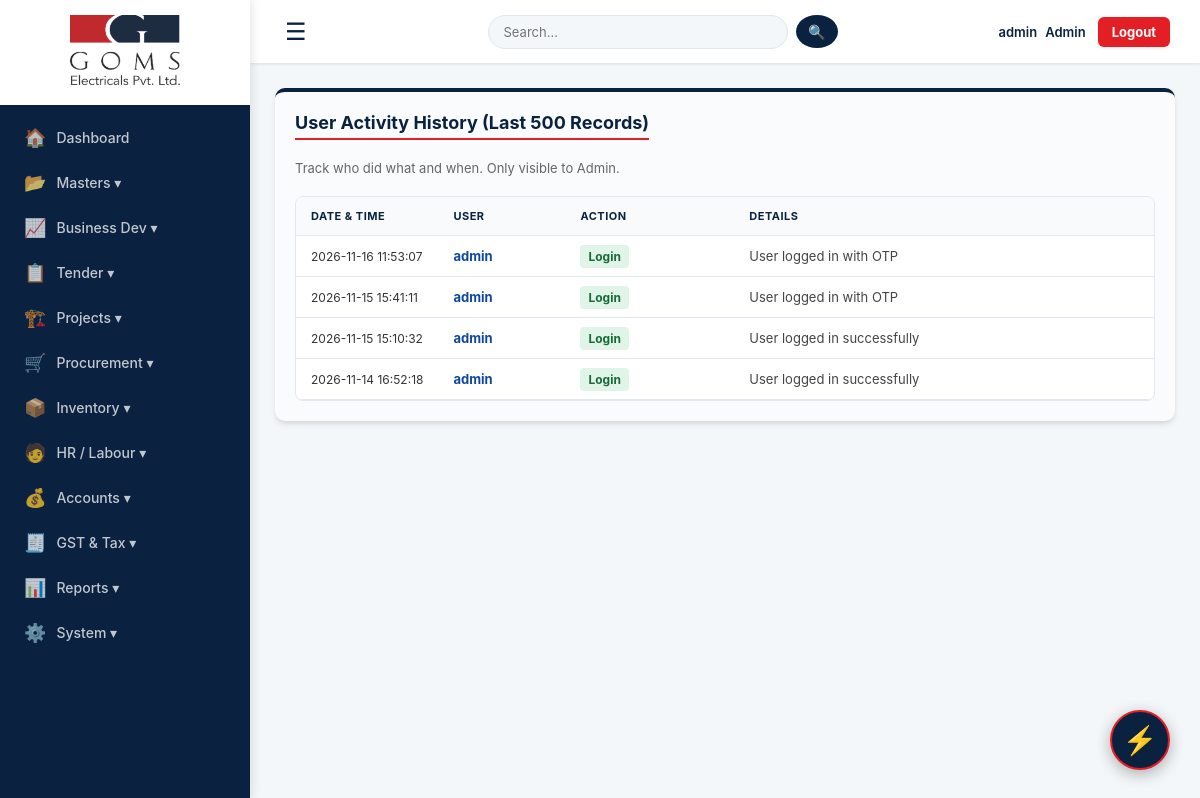
Screenshot of /activity_log (signed in) with the database file from the repository.
### tables this page shows
CREATE TABLE activity_logs (id INTEGER PRIMARY KEY AUTOINCREMENT, username TEXT, action TEXT, details TEXT, timestamp TEXT);

### app.py (the view)
@app.route("/activity_log")
def activity_log():
    if not session.get("username"): return redirect(url_for("login"))
    if session.get("role") != "Admin":
        flash("Access Denied: Only Admin can view activity logs.", "error")
        return redirect(url_for("dashboard"))
    conn = get_db()
    logs = conn.execute("SELECT * FROM activity_logs ORDER BY id DESC LIMIT 500").fetchall()
    conn.close()
    return render_template("activity_log.html", logs=logs)

### app.py (called while the page is built, shortened)
@app.context_processor
def inject_permissions():
    role = session.get('role', 'Admin')
    return dict(is_admin_or_gm = role in ['Admin', 'GM'])

@app.after_request
def add_header(response):
    response.headers["Cache-Control"] = "no-cache, no-store, must-revalidate, public, max-age=0"
    response.headers["Pragma"] = "no-cache"
    response.headers["Expires"] = "0"
    return response

def get_db():
    conn = sqlite3.connect(DATABASE, timeout=20)
    conn.row_factory = sqlite3.Row
    return conn

@app.before_request
def restrict_access():
    if not session.get("username"): return
    role = session.get("role", "Admin")
    if role == "Admin": return # Admin-க்கு எல்லா அனுமதியும் உண்டு

### templates/activity_log.html (shortened to what this page needs)
{% extends "base.html" %}
{% block content %}
<div class="card" style="background: #f9fbfc;">
    <h3>User Activity History (Last 500 Records)</h3>
    <p style="color: #666; font-size: 13px; margin-bottom: 20px;">Track who did what and when. Only visible to Admin.</p>
    <div class="table-wrap">
        <table>
            <thead>
                <tr style="background: #f1f5f9;">
                    <th style="width: 15%;">Date & Time</th>
                    <th style="width: 15%;">User</th>
                    <th style="width: 20%;">Action</th>
                    <th style="width: 50%;">Details</th>
                </tr>
            </thead>
            <tbody>
                {% for log in logs %}
                <tr>
                    <td style="white-space: nowrap; font-size: 12px;">{{ log['timestamp'] }}</td>
                    <td><strong style="color: #0d47a1;">{{ log['username'] }}</strong></td>
                    <td>
                        {% if 'Delete' in log['action'] %}
                            <span style="background: #fff0f0; color: #b42318; padding: 4px 8px; border-radius: 4px; font-size: 12px; font-weight: bold;">{{ log['action'] }}</span>
                        {% elif 'Login' in log['action'] %}
                            <span style="background: #e0f5e8; color: #176b38; padding: 4px 8px; border-radius: 4px; font-size: 12px; font-weight: bold;">{{ log['action'] }}</span>
                        {% elif 'Approve' in log['action'] %}
                            <span style="background: #e3f2fd; color: #0d47a1; padding: 4px 8px; border-radius: 4px; font-size: 12px; font-weight: bold;">{{ log['action'] }}</span>
                        {% else %}
                            <span style="background: #f1f5f9; color: #333; padding: 4px 8px; border-radius: 4px; font-size: 12px; font-weight: bold;">{{ log['action'] }}</span>
                        {% endif %}
                    </td>
                    <td style="font-size: 13px; color: #444;">{{ log['details'] }}</td>
                </tr>
                {% else %}
                <tr><td colspan="4" style="text-align: center; padding: 20px;">No activity logs found.</td></tr>
                {% endfor %}
            </tbody>
        </table>
    </div>
</div>
{% endblock %}

### static/css/main.css (style rules this page uses)
:root { --primary-blue: #0a2240; --accent-red: #e31e24; --bg-light: #f4f7f9; --text-dark: #333; --text-light: #666; --white: #ffffff; --border: #e2e8f0; --shadow-sm: 0 1px 3px rgba(0,0,0,0.1); --shadow-md: 0 4px 6px -1px rgba(0,0,0,0.1), 0 2px 4px -1px rgba(0,0,0,0.06); --shadow-lg: 0 10px 15px -3px rgba(0,0,0,0.1), 0 4px 6px -2px rgba(0,0,0,0.05); }
* { box-sizing: border-box; margin: 0; padding: 0; font-family: 'Inter', 'Segoe UI', sans-serif; }
body { background-color: var(--bg-light); color: var(--text-dark); display: flex; min-height: 100vh; }
.card { background: var(--white); border-radius: 10px; padding: 20px; box-shadow: var(--shadow-md); margin-bottom: 20px; border-top: 4px solid var(--primary-blue); transition: 0.2s; }
.card h3, .panel h3 { margin-bottom: 20px; color: var(--primary-blue); border-bottom: 2px solid var(--accent-red); display: inline-block; padding-bottom: 5px; font-weight: 700; font-size: 18px; }
.table-wrap { overflow-x: auto; border-radius: 8px; border: 1px solid var(--border); background: white; }
table { width: 100%; border-collapse: collapse; }
th, td { padding: 12px 15px; text-align: left; border-bottom: 1px solid var(--border); font-size: 13px; vertical-align: middle; }
th { background: #f8fafc; color: var(--primary-blue); font-weight: 700; text-transform: uppercase; font-size: 11px; letter-spacing: 0.5px; white-space: nowrap; }

### rows the page displays
activity_logs: timestamp "2026-11-16 11:53:07", username "admin", action "Login", details "User logged in with OTP"
activity_logs: timestamp "2026-11-15 15:41:11", username "admin", action "Login", details "User logged in with OTP"
activity_logs: timestamp "2026-11-15 15:10:32", username "admin", action "Login", details "User logged in successfully"
activity_logs: timestamp "2026-11-14 16:52:18", username "admin", action "Login", details "User logged in successfully"

### other values shown
{{ session['username'] }} "admin"
{{ user_role }} "Admin"
